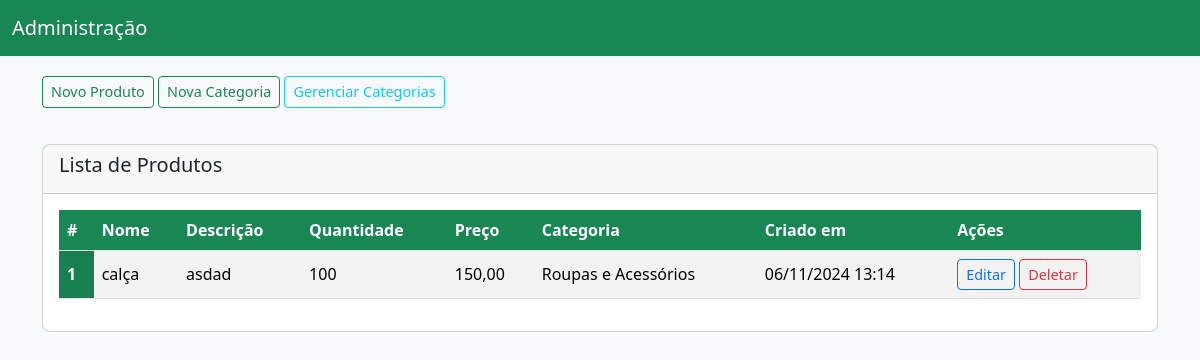
Before: / with the older database file.
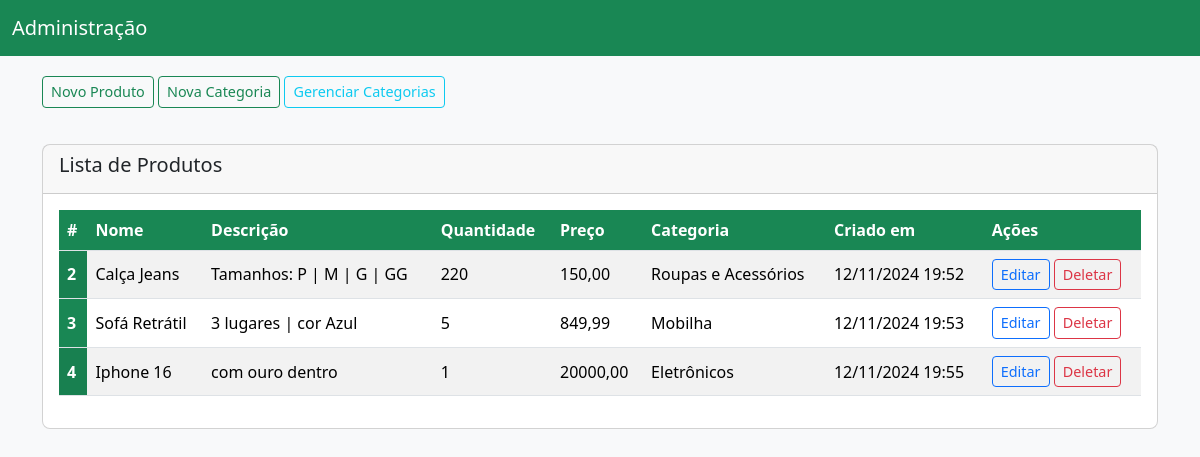
After: the same page with the newer database file.
### todos/models.py (models this page shows, shortened)
class Produto(models.Model):
    nome = models.CharField(verbose_name="Nome", max_length=100, null=False, blank=False)
    descricao = models.TextField(verbose_name="Descrição", null=False, blank=False)  # Usar TextField para descrições mais longas
    quantidade = models.BigIntegerField(verbose_name="Quantidade", null=False, blank=False)
    preco = models.DecimalField(verbose_name="Preço", max_digits=10, decimal_places=2, null=False)  # Usar DecimalField para preço
    categoria = models.ForeignKey(Categoria, on_delete=models.CASCADE, related_name="categoria")
    created_at = models.DateTimeField(verbose_name="Criado em", auto_now_add=True)

class Categoria(models.Model):
    nome = models.CharField(verbose_name="Nome",max_length=100,null=False,blank=False)
    descricao = models.TextField(verbose_name="Descrição",max_length=100,null=False,blank=False)
    created_at = models.DateTimeField(verbose_name="Criado em",auto_now_add=True,null=False,blank=False)
    def __str__(self):
        return self.nome  # Retorna o nome da categoria como representação em string

### todos/views.py (the view)
# urls.py: path('', ProdutoListView.as_view(), name='produto_list'),
class ProdutoListView(ListView):
    model = Produto
    template_name = 'todos/produto_list.html'
    context_object_name = 'produto_list'

### todos/templates/todos/produto_list.html (shortened to what this page needs)
<!DOCTYPE html>
<html lang="pt-br">
<head>
    <link href="https://cdn.jsdelivr.net/npm/bootstrap@5.3.3/dist/css/bootstrap.min.css" rel="stylesheet">
</head>
<body>
    <nav class="navbar navbar-expand-lg navbar-custom">
        <div class="container-fluid">
            <a class="navbar-brand" href="#" style="color: #ffffff;">Administração</a>
        </div>
    </nav>
    <div class="container">
        <a href="{% url 'produto_create' %}" class="btn btn-outline-success btn-sm mb-3">Novo Produto</a>
        <a href="{% url 'categoria_create' %}" class="btn btn-outline-success btn-sm mb-3">Nova Categoria</a>
        <a href="{% url 'categoria_list' %}" class="btn btn-outline-info btn-sm mb-3">Gerenciar Categorias</a>
        <div class="card">
            <div class="card-header">
                <h5 class="card-title">Lista de Produtos</h5>
            </div>
            <div class="card-body">
                <table class="table table-striped">
                    <thead>
                        <tr>
                            <th scope="col">#</th>
                            <th scope="col">Nome</th>
                            <th scope="col">Descrição</th>
                            <th scope="col">Quantidade</th>
                            <th scope="col">Preço</th>
                            <th scope="col">Categoria</th>
                            <th scope="col">Criado em</th>
                            <th scope="col">Ações</th>
                        </tr>
                    </thead>
                    <tbody>
                        {% for produto in produto_list %}
                            <tr>
                                <th scope="row">{{ produto.id }}</th>
                                <td>{{ produto.nome }}</td>
                                <td>{{ produto.descricao }}</td>
                                <td>{{ produto.quantidade }}</td>
                                <td>{{ produto.preco }}</td>
                                <td>{{ produto.categoria }}</td>
                                <td>{{ produto.created_at|date:"d/m/Y H:i" }}</td>
                                <td>
                                    <a href="{% url 'produto_update' produto.pk %}" class="btn btn-outline-primary btn-sm">Editar</a>
                                    <a href="{% url 'produto_delete' produto.pk %}" class="btn btn-outline-danger btn-sm">Deletar</a>
                                </td>
                            </tr>
                        {% endfor %}
                    </tbody>
                </table>
            </div>
        </div>
    </div>
</body>
</html>

### todos/templates/todos/produto_list.html (style rules this page uses)
body { background-color: #f8f9fa; }
.navbar { margin-bottom: 20px; }
.navbar-custom { background-color: #198754; }
.table th { background-color: #198754; color: white; }
.table td, .table th { vertical-align: middle; }
.btn-sm { font-size: 0.9rem; }
.container { margin-top: 20px; }
.card { margin-top: 20px; border-radius: 8px; }

Changed rows visible on the page:
removed Produto: id "1", nome "calça", descricao "asdad", quantidade "100", preco "150,00", categoria "Roupas e Acessórios", created_at "06/11/2024 13:14"
added Produto: id "2", nome "Calça Jeans", descricao "Tamanhos: P | M | G | GG", quantidade "220", preco "150,00", categoria "Roupas e Acessórios", created_at "12/11/2024 19:52"
added Produto: id "3", nome "Sofá Retrátil", descricao "3 lugares | cor Azul", quantidade "5", preco "849,99", categoria "Mobilha", created_at "12/11/2024 19:53"
added Produto: id "4", nome "Iphone 16", descricao "com ouro dentro", quantidade "1", preco "20000,00", categoria "Eletrônicos", created_at "12/11/2024 19:55"
